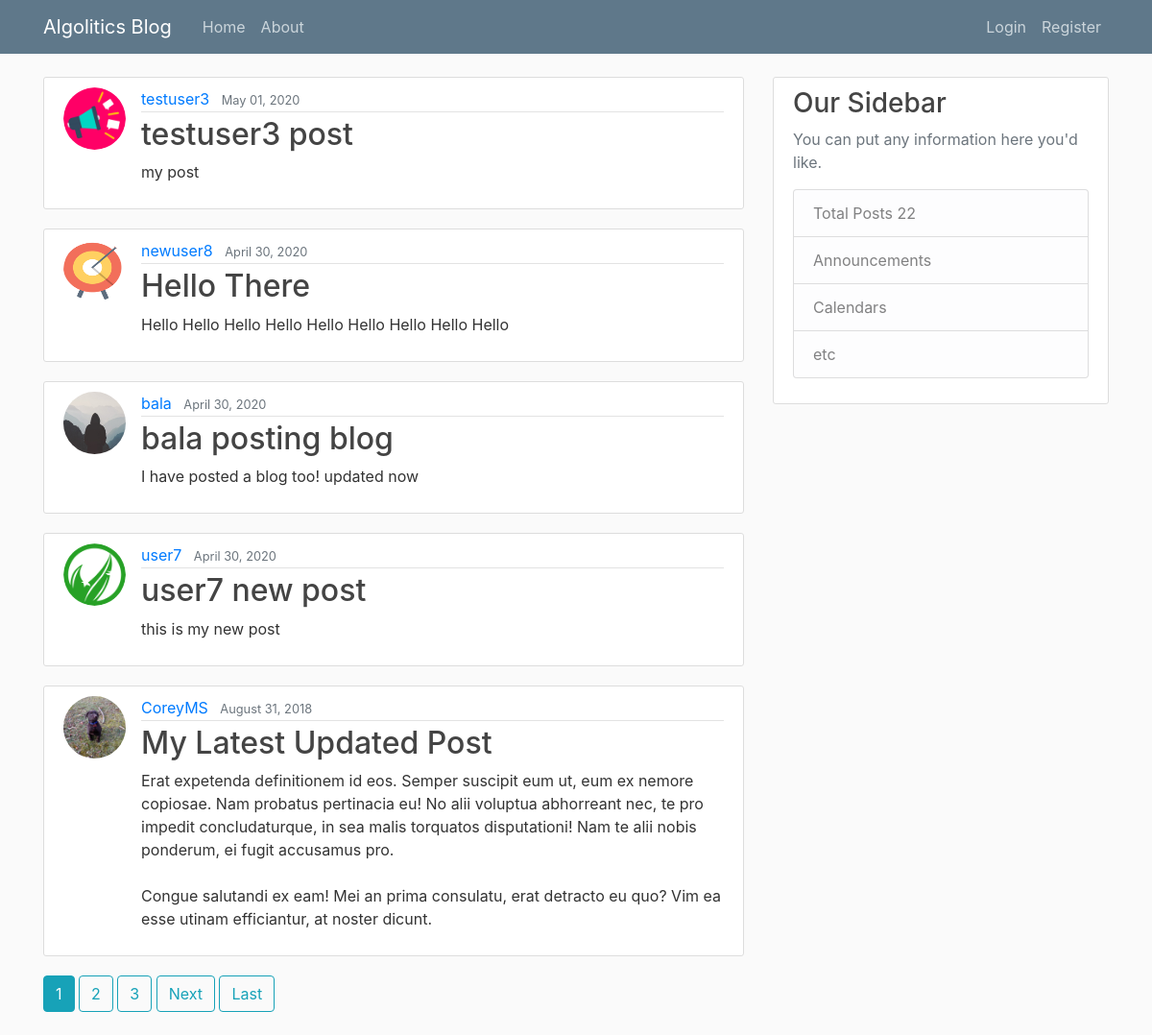
The page / on the database its author committed.
### blog/models.py (models this page shows, shortened)
class Post(models.Model):
    title = models.CharField(max_length=100)
    content = models.TextField()
    date_posted = models.DateTimeField(default=timezone.now)
    author = models.ForeignKey(User, on_delete=models.CASCADE)

### users/models.py (models this page shows, shortened)
class Profile(models.Model):
    user = models.OneToOneField(User, on_delete=models.CASCADE)
    image = models.ImageField(default='default.jpg', upload_to='profile_pics')
    company = models.CharField(default='Algolitics', max_length=50)

### blog/views.py (the view)
# urls.py: path('', PostListView.as_view(), name='blog-home'),
class PostListView(ListView):
    model = Post
    template_name = 'blog/home.html'  # <app>/<model>_<viewtype>.html
    context_object_name = 'posts'
    ordering = ['-date_posted']
    paginate_by = 5

### blog/templates/blog/home.html (shortened to what this page needs)
{% extends "blog/base.html" %}
{% block content %}
    {% for post in posts %}
        <article class="media content-section">
          <img class="rounded-circle article-img" src="{{ post.author.profile.image.url }}">
          <div class="media-body">
            <div class="article-metadata">
              <a class="mr-2" href="{% url 'user-posts' post.author.username %}">{{ post.author }}</a>
              <small class="text-muted">{{ post.date_posted|date:"F d, Y" }}</small>
            </div>
            <h2><a class="article-title" href="{% url 'post-detail' post.id %}">{{ post.title }}</a></h2>
            <p class="article-content">{{ post.content }}</p>
          </div>
        </article>
    {% endfor %}
    {% if is_paginated %}
      {% for num in page_obj.paginator.page_range %}
        {% if page_obj.number == num %}
          <a class="btn btn-info mb-4" href="?page={{ num }}">{{ num }}</a>
        {% elif num > page_obj.number|add:'-3' and num < page_obj.number|add:'3' %}
          <a class="btn btn-outline-info mb-4" href="?page={{ num }}">{{ num }}</a>
        {% endif %}
      {% endfor %}
      {% if page_obj.has_next %}
        <a class="btn btn-outline-info mb-4" href="?page={{ page_obj.next_page_number }}">Next</a>
        <a class="btn btn-outline-info mb-4" href="?page={{ page_obj.paginator.num_pages }}">Last</a>
      {% endif %}
    {% endif %}
{% endblock content %}

### blog/templates/blog/base.html (shortened to what this page needs)
{% load static %}
<!DOCTYPE html>
<html>
<head>
    <link rel="stylesheet" href="https://maxcdn.bootstrapcdn.com/bootstrap/4.0.0/css/bootstrap.min.css">
    <link rel="stylesheet" type="text/css" href="{% static 'blog/main.css' %}">
</head>
<body>
    <header class="site-header">
      <nav class="navbar navbar-expand-md navbar-dark bg-steel fixed-top">
        <div class="container">
          <a class="navbar-brand mr-4" href="{% url 'blog-home' %}">Algolitics Blog</a>
          <div class="collapse navbar-collapse" id="navbarToggle">
            <div class="navbar-nav mr-auto">
              <a class="nav-item nav-link" href="{% url 'blog-home' %}">Home</a>
              <a class="nav-item nav-link" href="{% url 'blog-about' %}">About</a>
            </div>
            <div class="navbar-nav">
              {% if user.is_authenticated %}
                <a class="nav-item nav-link" href="{% url 'post-create' %}">New Post</a>
                <a class="nav-item nav-link" href="{% url 'profile' %}">Profile</a>
                <a class="nav-item nav-link" href="{% url 'logout' %}">Logout</a>
              {% else %}
                <a class="nav-item nav-link" href="{% url 'login' %}">Login</a>
                <a class="nav-item nav-link" href="{% url 'register' %}">Register</a>
              {% endif %}
            </div>
          </div>
        </div>
      </nav>
    </header>
    <main role="main" class="container">
      <div class="row">
        <div class="col-md-8">
          {% block content %}{% endblock %}
        </div>
        <div class="col-md-4">
          <div class="content-section">
            <h3>Our Sidebar</h3>
            <p class='text-muted'>You can put any information here you'd like.
              <ul class="list-group">
                <li class="list-group-item list-group-item-light">Total Posts  {{page_obj.paginator.count}}</li>
                <li class="list-group-item list-group-item-light">Announcements</li>
                <li class="list-group-item list-group-item-light">Calendars</li>
                <li class="list-group-item list-group-item-light">etc</li>
              </ul>
            </p>
          </div>
        </div>
      </div>
    </main>
</body>
</html>

### blog/static/blog/main.css (style rules this page uses)
body { background: #fafafa; color: #333333; margin-top: 5rem; }
h1, h2, h3, h4, h5, h6 { color: #444444; }
ul { margin: 0; }
.bg-steel { background-color: #5f788a; }
.site-header .navbar-nav .nav-link { color: #cbd5db; }
.content-section { background: #ffffff; padding: 10px 20px; border: 1px solid #dddddd; border-radius: 3px; margin-bottom: 20px; }
.article-title { color: #444444; }
.article-content { white-space: pre-line; }
.article-img { height: 65px; width: 65px; margin-right: 16px; }
.article-metadata { padding-bottom: 1px; margin-bottom: 4px; border-bottom: 1px solid #e3e3e3 }

### rows shown on the page
Post: author.profile.image (picture), author "testuser3", date_posted "May 01, 2020", title "testuser3 post", content "my post"
Post: author.profile.image (picture), author "newuser8", date_posted "April 30, 2020", title "Hello There", content "Hello Hello Hello Hello Hello Hello Hello Hello Hello"
Post: author.profile.image (placeholder picture), author "bala", date_posted "April 30, 2020", title "bala posting blog", content "I have posted a blog too! updated now"
Post: author.profile.image (picture), author "user7", date_posted "April 30, 2020", title "user7 new post", content "this is my new post"
Post: author.profile.image (picture), author "CoreyMS", date_posted "August 31, 2018", title "My Latest Updated Post", content "Erat expetenda definitionem id eos. Semper suscipit eum ut, eum ex nemore copiosae. Nam probatus pertinacia eu! No alii voluptua abhorreant nec, te pro impedit concludaturque, in sea malis torquatos disputationi! Nam te alii nobis ponderum, ei fugit accusamus pro. Congue salutandi ex eam! Mei an prima consulatu, erat detracto eu quo? Vim ea esse utinam efficiantur, at noster dicunt."

### other values the page prints
{{ num }} "1"
{{ num }} "2" "3"
{{ page_obj.paginator.count }} "22"
